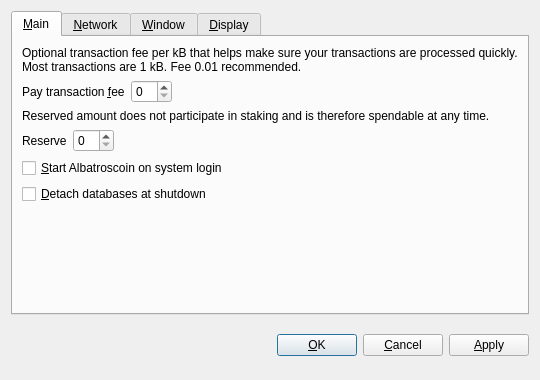
<?xml version="1.0" encoding="UTF-8"?>
<ui version="4.0">
 <class>OptionsDialog</class>
 <widget class="QDialog" name="OptionsDialog">
  <property name="geometry">
   <rect>
    <x>0</x>
    <y>0</y>
    <width>540</width>
    <height>380</height>
   </rect>
  </property>
  <property name="windowTitle">
   <string>Options</string>
  </property>
  <property name="modal">
   <bool>true</bool>
  </property>
  <layout class="QVBoxLayout" name="verticalLayout">
   <item>
    <widget class="QTabWidget" name="tabWidget">
     <property name="tabPosition">
      <enum>QTabWidget::North</enum>
     </property>
     <property name="currentIndex">
      <number>0</number>
     </property>
     <widget class="QWidget" name="tabMain">
      <attribute name="title">
       <string>&amp;Main</string>
      </attribute>
      <layout class="QVBoxLayout" name="verticalLayout_Main">
       <item>
        <widget class="QLabel" name="transactionFeeInfoLabel">
         <property name="text">
          <string>Optional transaction fee per kB that helps make sure your transactions are processed quickly. Most transactions are 1 kB. Fee 0.01 recommended.</string>
         </property>
         <property name="textFormat">
          <enum>Qt::PlainText</enum>
         </property>
         <property name="wordWrap">
          <bool>true</bool>
         </property>
        </widget>
       </item>
       <item>
        <layout class="QHBoxLayout" name="horizontalLayoutFee">
         <item>
          <widget class="QLabel" name="transactionFeeLabel">
           <property name="text">
            <string>Pay transaction &amp;fee</string>
           </property>
           <property name="textFormat">
            <enum>Qt::PlainText</enum>
           </property>
           <property name="buddy">
            <cstring>transactionFee</cstring>
           </property>
          </widget>
         </item>
         <item>
          <widget class="AlbatroscoinAmountField" name="transactionFee"/>
         </item>
         <item>
          <spacer name="horizontalSpacerFee">
           <property name="orientation">
            <enum>Qt::Horizontal</enum>
           </property>
           <property name="sizeHint" stdset="0">
            <size>
             <width>40</width>
             <height>20</height>
            </size>
           </property>
          </spacer>
         </item>
        </layout>
       </item>
       <item>
        <widget class="QLabel" name="reserveBalanceInfoLabel">
         <property name="text">
          <string>Reserved amount does not participate in staking and is therefore spendable at any time.</string>
         </property>
         <property name="textFormat">
          <enum>Qt::PlainText</enum>
         </property>
         <property name="wordWrap">
          <bool>true</bool>
         </property>
        </widget>
       </item>
       <item>
        <layout class="QHBoxLayout" name="horizontalLayoutReserveBalance">
         <item>
          <widget class="QLabel" name="reserveBalanceLabel">
           <property name="text">
            <string>Reserve</string>
           </property>
           <property name="textFormat">
            <enum>Qt::PlainText</enum>
           </property>
           <property name="buddy">
            <cstring>reserveBalance</cstring>
           </property>
          </widget>
         </item>
         <item>
          <widget class="AlbatroscoinAmountField" name="reserveBalance"/>
         </item>
         <item>
          <spacer name="horizontalSpacerReserveBalance">
           <property name="orientation">
            <enum>Qt::Horizontal</enum>
           </property>
           <property name="sizeHint" stdset="0">
            <size>
             <width>40</width>
             <height>20</height>
            </size>
           </property>
          </spacer>
         </item>
        </layout>
       </item>
       <item>
        <widget class="QCheckBox" name="albatroscoinAtStartup">
         <property name="toolTip">
          <string>Automatically start Albatroscoin after logging in to the system.</string>
         </property>
         <property name="text">
          <string>&amp;Start Albatroscoin on system login</string>
         </property>
        </widget>
       </item>
       <item>
        <widget class="QCheckBox" name="detachDatabases">
         <property name="toolTip">
          <string>Detach block and address databases at shutdown. This means they can be moved to another data directory, but it slows down shutdown. The wallet is always detached.</string>
         </property>
         <property name="text">
          <string>&amp;Detach databases at shutdown</string>
         </property>
        </widget>
       </item>
       <item>
        <spacer name="verticalSpacer_Main">
         <property name="orientation">
          <enum>Qt::Vertical</enum>
         </property>
         <property name="sizeHint" stdset="0">
          <size>
           <width>20</width>
           <height>40</height>
          </size>
         </property>
        </spacer>
       </item>
      </layout>
     </widget>
     <widget class="QWidget" name="tabNetwork">
      <attribute name="title">
       <string>&amp;Network</string>
      </attribute>
      <layout class="QVBoxLayout" name="verticalLayout_Network">
       <item>
        <widget class="QCheckBox" name="mapPortUpnp">
         <property name="toolTip">
          <string>Automatically open the Albatroscoin client port on the router. This only works when your router supports UPnP and it is enabled.</string>
         </property>
         <property name="text">
          <string>Map port using &amp;UPnP</string>
         </property>
        </widget>
       </item>
       <item>
        <widget class="QCheckBox" name="connectSocks">
         <property name="toolTip">
          <string>Connect to the Albatroscoin network through a SOCKS proxy (e.g. when connecting through Tor).</string>
         </property>
         <property name="text">
          <string>&amp;Connect through SOCKS proxy:</string>
         </property>
        </widget>
       </item>
       <item>
        <layout class="QHBoxLayout" name="horizontalLayout_Network">
         <item>
          <widget class="QLabel" name="proxyIpLabel">
           <property name="text">
            <string>Proxy &amp;IP:</string>
           </property>
           <property name="textFormat">
            <enum>Qt::PlainText</enum>
           </property>
           <property name="buddy">
            <cstring>proxyIp</cstring>
           </property>
          </widget>
         </item>
         <item>
          <widget class="QValidatedLineEdit" name="proxyIp">
           <property name="maximumSize">
            <size>
             <width>140</width>
             <height>16777215</height>
            </size>
           </property>
           <property name="toolTip">
            <string>IP address of the proxy (e.g. 127.0.0.1)</string>
           </property>
          </widget>
         </item>
         <item>
          <widget class="QLabel" name="proxyPortLabel">
           <property name="text">
            <string>&amp;Port:</string>
           </property>
           <property name="textFormat">
            <enum>Qt::PlainText</enum>
           </property>
           <property name="buddy">
            <cstring>proxyPort</cstring>
           </property>
          </widget>
         </item>
         <item>
          <widget class="QLineEdit" name="proxyPort">
           <property name="maximumSize">
            <size>
             <width>55</width>
             <height>16777215</height>
            </size>
           </property>
           <property name="toolTip">
            <string>Port of the proxy (e.g. 9050)</string>
           </property>
          </widget>
         </item>
         <item>
          <widget class="QLabel" name="socksVersionLabel">
           <property name="text">
            <string>SOCKS &amp;Version:</string>
           </property>
           <property name="textFormat">
            <enum>Qt::PlainText</enum>
           </property>
           <property name="buddy">
            <cstring>socksVersion</cstring>
           </property>
          </widget>
         </item>
         <item>
          <widget class="QValueComboBox" name="socksVersion">
           <property name="toolTip">
            <string>SOCKS version of the proxy (e.g. 5)</string>
           </property>
          </widget>
         </item>
         <item>
          <spacer name="horizontalSpacer_Network">
           <property name="orientation">
            <enum>Qt::Horizontal</enum>
           </property>
           <property name="sizeHint" stdset="0">
            <size>
             <width>40</width>
             <height>20</height>
            </size>
           </property>
          </spacer>
         </item>
        </layout>
       </item>
       <item>
        <spacer name="verticalSpacer_Network">
         <property name="orientation">
          <enum>Qt::Vertical</enum>
         </property>
         <property name="sizeHint" stdset="0">
          <size>
           <width>20</width>
           <height>40</height>
          </size>
         </property>
        </spacer>
       </item>
      </layout>
     </widget>
     <widget class="QWidget" name="tabWindow">
      <attribute name="title">
       <string>&amp;Window</string>
      </attribute>
      <layout class="QVBoxLayout" name="verticalLayout_Window">
       <item>
        <widget class="QCheckBox" name="minimizeToTray">
         <property name="toolTip">
          <string>Show only a tray icon after minimizing the window.</string>
         </property>
         <property name="text">
          <string>&amp;Minimize to the tray instead of the taskbar</string>
         </property>
        </widget>
       </item>
       <item>
        <widget class="QCheckBox" name="minimizeOnClose">
         <property name="toolTip">
          <string>Minimize instead of exit the application when the window is closed. When this option is enabled, the application will be closed only after selecting Quit in the menu.</string>
         </property>
         <property name="text">
          <string>M&amp;inimize on close</string>
         </property>
        </widget>
       </item>
       <item>
        <spacer name="verticalSpacer_Window">
         <property name="orientation">
          <enum>Qt::Vertical</enum>
         </property>
         <property name="sizeHint" stdset="0">
          <size>
           <width>20</width>
           <height>40</height>
          </size>
         </property>
        </spacer>
       </item>
      </layout>
     </widget>
     <widget class="QWidget" name="tabDisplay">
      <attribute name="title">
       <string>&amp;Display</string>
      </attribute>
      <layout class="QVBoxLayout" name="verticalLayout_Display">
       <item>
        <layout class="QHBoxLayout" name="horizontalLayout_1_Display">
         <item>
          <widget class="QLabel" name="langLabel">
           <property name="text">
            <string>User Interface &amp;language:</string>
           </property>
           <property name="textFormat">
            <enum>Qt::PlainText</enum>
           </property>
           <property name="buddy">
            <cstring>lang</cstring>
           </property>
          </widget>
         </item>
         <item>
          <widget class="QValueComboBox" name="lang">
           <property name="toolTip">
            <string>The user interface language can be set here. This setting will take effect after restarting Albatroscoin.</string>
           </property>
          </widget>
         </item>
        </layout>
       </item>
       <item>
        <layout class="QHBoxLayout" name="horizontalLayout_2_Display">
         <item>
          <widget class="QLabel" name="unitLabel">
           <property name="text">
            <string>&amp;Unit to show amounts in:</string>
           </property>
           <property name="textFormat">
            <enum>Qt::PlainText</enum>
           </property>
           <property name="buddy">
            <cstring>unit</cstring>
           </property>
          </widget>
         </item>
         <item>
          <widget class="QValueComboBox" name="unit">
           <property name="toolTip">
            <string>Choose the default subdivision unit to show in the interface and when sending coins.</string>
           </property>
          </widget>
         </item>
        </layout>
       </item>
       <item>
        <widget class="QCheckBox" name="displayAddresses">
         <property name="toolTip">
          <string>Whether to show Albatroscoin addresses in the transaction list or not.</string>
         </property>
         <property name="text">
          <string>&amp;Display addresses in transaction list</string>
         </property>
        </widget>
       </item>
       <item>
        <widget class="QCheckBox" name="coinControlFeatures">
         <property name="toolTip">
          <string>Whether to show coin control features or not.</string>
         </property>
         <property name="text">
          <string>Display coin &amp;control features (experts only!)</string>
         </property>
        </widget>
       </item>
       <item>
        <spacer name="verticalSpacer_Display">
         <property name="orientation">
          <enum>Qt::Vertical</enum>
         </property>
         <property name="sizeHint" stdset="0">
          <size>
           <width>20</width>
           <height>40</height>
          </size>
         </property>
        </spacer>
       </item>
      </layout>
     </widget>
    </widget>
   </item>
   <item>
    <layout class="QHBoxLayout" name="horizontalLayout_Buttons">
     <item>
      <spacer name="horizontalSpacer_1">
       <property name="orientation">
        <enum>Qt::Horizontal</enum>
       </property>
       <property name="sizeHint" stdset="0">
        <size>
         <width>40</width>
         <height>48</height>
        </size>
       </property>
      </spacer>
     </item>
     <item>
      <widget class="QLabel" name="statusLabel">
       <property name="font">
        <font>
         <weight>75</weight>
         <bold>true</bold>
        </font>
       </property>
       <property name="text">
        <string/>
       </property>
       <property name="textFormat">
        <enum>Qt::PlainText</enum>
       </property>
       <property name="wordWrap">
        <bool>true</bool>
       </property>
      </widget>
     </item>
     <item>
      <spacer name="horizontalSpacer_2">
       <property name="orientation">
        <enum>Qt::Horizontal</enum>
       </property>
       <property name="sizeHint" stdset="0">
        <size>
         <width>40</width>
         <height>48</height>
        </size>
       </property>
      </spacer>
     </item>
     <item>
      <widget class="QPushButton" name="okButton">
       <property name="text">
        <string>&amp;OK</string>
       </property>
      </widget>
     </item>
     <item>
      <widget class="QPushButton" name="cancelButton">
       <property name="text">
        <string>&amp;Cancel</string>
       </property>
       <property name="autoDefault">
        <bool>false</bool>
       </property>
      </widget>
     </item>
     <item>
      <widget class="QPushButton" name="applyButton">
       <property name="text">
        <string>&amp;Apply</string>
       </property>
       <property name="autoDefault">
        <bool>false</bool>
       </property>
      </widget>
     </item>
    </layout>
   </item>
  </layout>
 </widget>
 <customwidgets>
  <customwidget>
   <class>AlbatroscoinAmountField</class>
   <extends>QSpinBox</extends>
   <header>albatroscoinamountfield.h</header>
  </customwidget>
  <customwidget>
   <class>QValueComboBox</class>
   <extends>QComboBox</extends>
   <header>qvaluecombobox.h</header>
  </customwidget>
  <customwidget>
   <class>QValidatedLineEdit</class>
   <extends>QLineEdit</extends>
   <header>qvalidatedlineedit.h</header>
  </customwidget>
 </customwidgets>
 <resources/>
 <connections/>
</ui>
